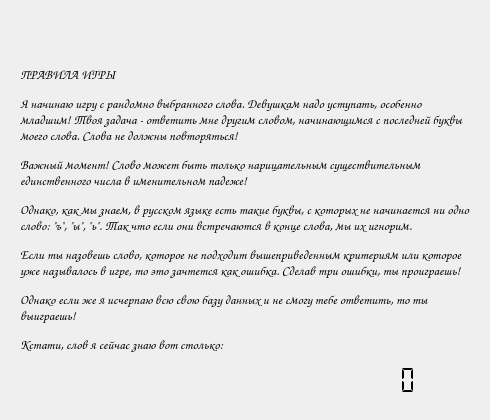
<?xml version="1.0" encoding="UTF-8"?>
<ui version="4.0">
 <class>Dialog</class>
 <widget class="QDialog" name="Dialog">
  <property name="geometry">
   <rect>
    <x>0</x>
    <y>0</y>
    <width>490</width>
    <height>420</height>
   </rect>
  </property>
  <property name="sizePolicy">
   <sizepolicy hsizetype="Fixed" vsizetype="Fixed">
    <horstretch>0</horstretch>
    <verstretch>0</verstretch>
   </sizepolicy>
  </property>
  <property name="minimumSize">
   <size>
    <width>490</width>
    <height>420</height>
   </size>
  </property>
  <property name="maximumSize">
   <size>
    <width>490</width>
    <height>420</height>
   </size>
  </property>
  <property name="windowTitle">
   <string>Справка</string>
  </property>
  <property name="styleSheet">
   <string notr="true"/>
  </property>
  <widget class="QLabel" name="out">
   <property name="geometry">
    <rect>
     <x>20</x>
     <y>20</y>
     <width>450</width>
     <height>380</height>
    </rect>
   </property>
   <property name="font">
    <font>
     <family>Comic Sans MS</family>
     <pointsize>10</pointsize>
    </font>
   </property>
   <property name="styleSheet">
    <string notr="true"/>
   </property>
   <property name="text">
    <string>&lt;p&gt;&lt;strong&gt;ПРАВИЛА ИГРЫ&lt;/strong&gt;&lt;/p&gt;
&lt;p&gt;Я начинаю игру с рандомно выбранного слова. Девушкам надо уступать, особенно младшим! Твоя задача - ответить мне другим словом, начинающимся с последней буквы моего слова. &lt;strong&gt;Слова не должны повторяться!&lt;/strong&gt;&lt;/p&gt;
&lt;p&gt;&lt;strong&gt;Важный момент!&lt;/strong&gt; Слово может быть только нарицательным существительным единственного числа в именительном падеже!&lt;/p&gt;
&lt;p&gt;Однако, как мы знаем, в русском языке есть такие буквы, с которых не начинается ни одно слово: &lt;strong&gt;&quot;ъ&quot;, &quot;ы&quot;, &quot;ь&quot;&lt;/strong&gt;. Так что если они встречаются в конце слова, мы их &lt;strong&gt;игнорим&lt;/strong&gt;.&lt;/p&gt;
&lt;p&gt;Если ты назовешь слово, которое не подходит вышеприведенным критериям или которое уже называлось в игре, то это зачтется как &lt;strong&gt;ошибка&lt;/strong&gt;. Сделав три ошибки, ты &lt;strong&gt;проиграешь&lt;/strong&gt;!&lt;/p&gt;
&lt;p&gt;Однако если же я исчерпаю всю свою базу данных и не смогу тебе ответить, то ты &lt;strong&gt;выиграешь&lt;/strong&gt;!&lt;/p&gt;
&lt;p&gt;Кстати, слов я сейчас знаю вот столько:&lt;/p&gt;</string>
   </property>
   <property name="wordWrap">
    <bool>true</bool>
   </property>
  </widget>
  <widget class="QLCDNumber" name="number_of_words">
   <property name="geometry">
    <rect>
     <x>290</x>
     <y>365</y>
     <width>180</width>
     <height>30</height>
    </rect>
   </property>
   <property name="autoFillBackground">
    <bool>false</bool>
   </property>
   <property name="styleSheet">
    <string notr="true">QLCDNumber{border: 0px solid rgba(255,255,255,0);}</string>
   </property>
   <property name="frameShape">
    <enum>QFrame::StyledPanel</enum>
   </property>
   <property name="frameShadow">
    <enum>QFrame::Sunken</enum>
   </property>
   <property name="lineWidth">
    <number>1</number>
   </property>
   <property name="smallDecimalPoint">
    <bool>false</bool>
   </property>
   <property name="segmentStyle">
    <enum>QLCDNumber::Flat</enum>
   </property>
  </widget>
 </widget>
 <resources/>
 <connections/>
</ui>
